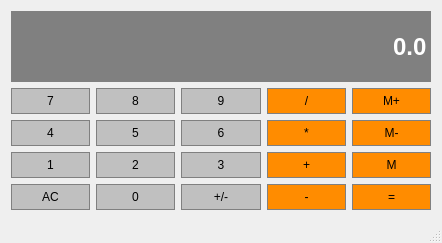
<?xml version="1.0" encoding="UTF-8"?>
<ui version="4.0">
 <class>Calculator</class>
 <widget class="QMainWindow" name="Calculator">
  <property name="geometry">
   <rect>
    <x>0</x>
    <y>0</y>
    <width>442</width>
    <height>243</height>
   </rect>
  </property>
  <property name="windowTitle">
   <string>Calculator</string>
  </property>
  <widget class="QWidget" name="centralWidget">
   <layout class="QGridLayout" name="gridLayout">
    <item row="2" column="1">
     <widget class="QPushButton" name="btn5">
      <property name="sizePolicy">
       <sizepolicy hsizetype="Preferred" vsizetype="Preferred">
        <horstretch>0</horstretch>
        <verstretch>0</verstretch>
       </sizepolicy>
      </property>
      <property name="styleSheet">
       <string notr="true">QPushButton
{
	background-color: #C0C0C0;
	border: 1px solid gray;
	padding: 5px;
}

QPushButton:pressed
{
	background-color: #A9A9A9;
}</string>
      </property>
      <property name="text">
       <string>5</string>
      </property>
     </widget>
    </item>
    <item row="2" column="2">
     <widget class="QPushButton" name="btn6">
      <property name="sizePolicy">
       <sizepolicy hsizetype="Preferred" vsizetype="Preferred">
        <horstretch>0</horstretch>
        <verstretch>0</verstretch>
       </sizepolicy>
      </property>
      <property name="styleSheet">
       <string notr="true">QPushButton
{
	background-color: #C0C0C0;
	border: 1px solid gray;
	padding: 5px;
}

QPushButton:pressed
{
	background-color: #A9A9A9;
}</string>
      </property>
      <property name="text">
       <string>6</string>
      </property>
     </widget>
    </item>
    <item row="2" column="3">
     <widget class="QPushButton" name="btnMul">
      <property name="sizePolicy">
       <sizepolicy hsizetype="Preferred" vsizetype="Preferred">
        <horstretch>0</horstretch>
        <verstretch>0</verstretch>
       </sizepolicy>
      </property>
      <property name="styleSheet">
       <string notr="true">QPushButton
{
	background-color: #FF8C00;
	border: 1px solid gray;
	padding: 5px;
}

QPushButton:pressed
{
	background-color: #A9A9A9;
}</string>
      </property>
      <property name="text">
       <string>*</string>
      </property>
     </widget>
    </item>
    <item row="3" column="1">
     <widget class="QPushButton" name="btn2">
      <property name="sizePolicy">
       <sizepolicy hsizetype="Preferred" vsizetype="Preferred">
        <horstretch>0</horstretch>
        <verstretch>0</verstretch>
       </sizepolicy>
      </property>
      <property name="styleSheet">
       <string notr="true">QPushButton
{
	background-color: #C0C0C0;
	border: 1px solid gray;
	padding: 5px;
}

QPushButton:pressed
{
	background-color: #A9A9A9;
}</string>
      </property>
      <property name="text">
       <string>2</string>
      </property>
     </widget>
    </item>
    <item row="1" column="4">
     <widget class="QPushButton" name="btnMemAdd">
      <property name="sizePolicy">
       <sizepolicy hsizetype="Preferred" vsizetype="Preferred">
        <horstretch>0</horstretch>
        <verstretch>0</verstretch>
       </sizepolicy>
      </property>
      <property name="styleSheet">
       <string notr="true">QPushButton
{
	background-color: #FF8C00;
	border: 1px solid gray;
	padding: 5px;
}

QPushButton:pressed
{
	background-color: #A9A9A9;
}</string>
      </property>
      <property name="text">
       <string>M+</string>
      </property>
     </widget>
    </item>
    <item row="3" column="0">
     <widget class="QPushButton" name="btn1">
      <property name="sizePolicy">
       <sizepolicy hsizetype="Preferred" vsizetype="Preferred">
        <horstretch>0</horstretch>
        <verstretch>0</verstretch>
       </sizepolicy>
      </property>
      <property name="styleSheet">
       <string notr="true">QPushButton
{
	background-color: #C0C0C0;
	border: 1px solid gray;
	padding: 5px;
}

QPushButton:pressed
{
	background-color: #A9A9A9;
}</string>
      </property>
      <property name="text">
       <string>1</string>
      </property>
     </widget>
    </item>
    <item row="3" column="2">
     <widget class="QPushButton" name="btn3">
      <property name="sizePolicy">
       <sizepolicy hsizetype="Preferred" vsizetype="Preferred">
        <horstretch>0</horstretch>
        <verstretch>0</verstretch>
       </sizepolicy>
      </property>
      <property name="styleSheet">
       <string notr="true">QPushButton
{
	background-color: #C0C0C0;
	border: 1px solid gray;
	padding: 5px;
}

QPushButton:pressed
{
	background-color: #A9A9A9;
}</string>
      </property>
      <property name="text">
       <string>3</string>
      </property>
     </widget>
    </item>
    <item row="1" column="2">
     <widget class="QPushButton" name="btn9">
      <property name="sizePolicy">
       <sizepolicy hsizetype="Preferred" vsizetype="Preferred">
        <horstretch>0</horstretch>
        <verstretch>0</verstretch>
       </sizepolicy>
      </property>
      <property name="styleSheet">
       <string notr="true">QPushButton
{
	background-color: #C0C0C0;
	border: 1px solid gray;
	padding: 5px;
}

QPushButton:pressed
{
	background-color: #A9A9A9;
}</string>
      </property>
      <property name="text">
       <string>9</string>
      </property>
     </widget>
    </item>
    <item row="1" column="1">
     <widget class="QPushButton" name="btn8">
      <property name="sizePolicy">
       <sizepolicy hsizetype="Preferred" vsizetype="Preferred">
        <horstretch>0</horstretch>
        <verstretch>0</verstretch>
       </sizepolicy>
      </property>
      <property name="styleSheet">
       <string notr="true">QPushButton
{
	background-color: #C0C0C0;
	border: 1px solid gray;
	padding: 5px;
}

QPushButton:pressed
{
	background-color: #A9A9A9;
}</string>
      </property>
      <property name="text">
       <string>8</string>
      </property>
     </widget>
    </item>
    <item row="1" column="0">
     <widget class="QPushButton" name="btn7">
      <property name="sizePolicy">
       <sizepolicy hsizetype="Preferred" vsizetype="Preferred">
        <horstretch>0</horstretch>
        <verstretch>0</verstretch>
       </sizepolicy>
      </property>
      <property name="styleSheet">
       <string notr="true">QPushButton
{
	background-color: #C0C0C0;
	border: 1px solid gray;
	padding: 5px;
}

QPushButton:pressed
{
	background-color: #A9A9A9;
}</string>
      </property>
      <property name="text">
       <string>7</string>
      </property>
     </widget>
    </item>
    <item row="2" column="0">
     <widget class="QPushButton" name="btn4">
      <property name="sizePolicy">
       <sizepolicy hsizetype="Preferred" vsizetype="Preferred">
        <horstretch>0</horstretch>
        <verstretch>0</verstretch>
       </sizepolicy>
      </property>
      <property name="styleSheet">
       <string notr="true">QPushButton
{
	background-color: #C0C0C0;
	border: 1px solid gray;
	padding: 5px;
}

QPushButton:pressed
{
	background-color: #A9A9A9;
}</string>
      </property>
      <property name="text">
       <string>4</string>
      </property>
     </widget>
    </item>
    <item row="3" column="3">
     <widget class="QPushButton" name="btnSum">
      <property name="sizePolicy">
       <sizepolicy hsizetype="Preferred" vsizetype="Preferred">
        <horstretch>0</horstretch>
        <verstretch>0</verstretch>
       </sizepolicy>
      </property>
      <property name="styleSheet">
       <string notr="true">QPushButton
{
	background-color: #FF8C00;
	border: 1px solid gray;
	padding: 5px;
}

QPushButton:pressed
{
	background-color: #A9A9A9;
}</string>
      </property>
      <property name="text">
       <string>+</string>
      </property>
     </widget>
    </item>
    <item row="2" column="4">
     <widget class="QPushButton" name="btnMemClear">
      <property name="sizePolicy">
       <sizepolicy hsizetype="Preferred" vsizetype="Preferred">
        <horstretch>0</horstretch>
        <verstretch>0</verstretch>
       </sizepolicy>
      </property>
      <property name="styleSheet">
       <string notr="true">QPushButton
{
	background-color: #FF8C00;
	border: 1px solid gray;
	padding: 5px;
}

QPushButton:pressed
{
	background-color: #A9A9A9;
}</string>
      </property>
      <property name="text">
       <string>M-</string>
      </property>
     </widget>
    </item>
    <item row="1" column="3">
     <widget class="QPushButton" name="btnDiv">
      <property name="sizePolicy">
       <sizepolicy hsizetype="Preferred" vsizetype="Preferred">
        <horstretch>0</horstretch>
        <verstretch>0</verstretch>
       </sizepolicy>
      </property>
      <property name="styleSheet">
       <string notr="true">QPushButton
{
	background-color: #FF8C00;
	border: 1px solid gray;
	padding: 5px;
}

QPushButton:pressed
{
	background-color: #A9A9A9;
}</string>
      </property>
      <property name="text">
       <string>/</string>
      </property>
     </widget>
    </item>
    <item row="3" column="4">
     <widget class="QPushButton" name="btnMemGet">
      <property name="sizePolicy">
       <sizepolicy hsizetype="Preferred" vsizetype="Preferred">
        <horstretch>0</horstretch>
        <verstretch>0</verstretch>
       </sizepolicy>
      </property>
      <property name="styleSheet">
       <string notr="true">QPushButton
{
	background-color: #FF8C00;
	border: 1px solid gray;
	padding: 5px;
}

QPushButton:pressed
{
	background-color: #A9A9A9;
}</string>
      </property>
      <property name="text">
       <string>M</string>
      </property>
     </widget>
    </item>
    <item row="4" column="0">
     <widget class="QPushButton" name="btnClear">
      <property name="sizePolicy">
       <sizepolicy hsizetype="Preferred" vsizetype="Preferred">
        <horstretch>0</horstretch>
        <verstretch>0</verstretch>
       </sizepolicy>
      </property>
      <property name="styleSheet">
       <string notr="true">QPushButton
{
	background-color: #C0C0C0;
	border: 1px solid gray;
	padding: 5px;
}

QPushButton:pressed
{
	background-color: #A9A9A9;
}</string>
      </property>
      <property name="text">
       <string>AC</string>
      </property>
     </widget>
    </item>
    <item row="4" column="1">
     <widget class="QPushButton" name="btn0">
      <property name="sizePolicy">
       <sizepolicy hsizetype="Preferred" vsizetype="Preferred">
        <horstretch>0</horstretch>
        <verstretch>0</verstretch>
       </sizepolicy>
      </property>
      <property name="styleSheet">
       <string notr="true">QPushButton
{
	background-color: #C0C0C0;
	border: 1px solid gray;
	padding: 5px;
}

QPushButton:pressed
{
	background-color: #A9A9A9;
}</string>
      </property>
      <property name="text">
       <string>0</string>
      </property>
     </widget>
    </item>
    <item row="4" column="2">
     <widget class="QPushButton" name="btnChangeSign">
      <property name="sizePolicy">
       <sizepolicy hsizetype="Preferred" vsizetype="Preferred">
        <horstretch>0</horstretch>
        <verstretch>0</verstretch>
       </sizepolicy>
      </property>
      <property name="styleSheet">
       <string notr="true">QPushButton
{
	background-color: #C0C0C0;
	border: 1px solid gray;
	padding: 5px;
}

QPushButton:pressed
{
	background-color: #A9A9A9;
}</string>
      </property>
      <property name="text">
       <string>+/-</string>
      </property>
     </widget>
    </item>
    <item row="4" column="3">
     <widget class="QPushButton" name="btnSub">
      <property name="sizePolicy">
       <sizepolicy hsizetype="Preferred" vsizetype="Preferred">
        <horstretch>0</horstretch>
        <verstretch>0</verstretch>
       </sizepolicy>
      </property>
      <property name="styleSheet">
       <string notr="true">QPushButton
{
	background-color: #FF8C00;
	border: 1px solid gray;
	padding: 5px;
}

QPushButton:pressed
{
	background-color: #A9A9A9;
}</string>
      </property>
      <property name="text">
       <string>-</string>
      </property>
     </widget>
    </item>
    <item row="4" column="4">
     <widget class="QPushButton" name="btnEqual">
      <property name="sizePolicy">
       <sizepolicy hsizetype="Preferred" vsizetype="Preferred">
        <horstretch>0</horstretch>
        <verstretch>0</verstretch>
       </sizepolicy>
      </property>
      <property name="styleSheet">
       <string notr="true">QPushButton
{
	background-color: #FF8C00;
	border: 1px solid gray;
	padding: 5px;
}

QPushButton:pressed
{
	background-color: #A9A9A9;
}</string>
      </property>
      <property name="text">
       <string>=</string>
      </property>
     </widget>
    </item>
    <item row="0" column="0" colspan="5">
     <widget class="QLineEdit" name="display">
      <property name="sizePolicy">
       <sizepolicy hsizetype="Preferred" vsizetype="Expanding">
        <horstretch>0</horstretch>
        <verstretch>0</verstretch>
       </sizepolicy>
      </property>
      <property name="font">
       <font>
        <family>Arial</family>
        <pointsize>18</pointsize>
        <weight>75</weight>
        <bold>true</bold>
       </font>
      </property>
      <property name="styleSheet">
       <string notr="true">QLineEdit
{
	background-color: gray;
	border: 1px solid gray;
	color: #ffffff;
}
</string>
      </property>
      <property name="text">
       <string>0.0</string>
      </property>
      <property name="alignment">
       <set>Qt::AlignRight|Qt::AlignTrailing|Qt::AlignVCenter</set>
      </property>
     </widget>
    </item>
   </layout>
  </widget>
  <widget class="QMenuBar" name="menuBar">
   <property name="geometry">
    <rect>
     <x>0</x>
     <y>0</y>
     <width>442</width>
     <height>21</height>
    </rect>
   </property>
  </widget>
  <widget class="QStatusBar" name="statusBar"/>
 </widget>
 <layoutdefault spacing="6" margin="11"/>
 <resources/>
 <connections/>
</ui>
